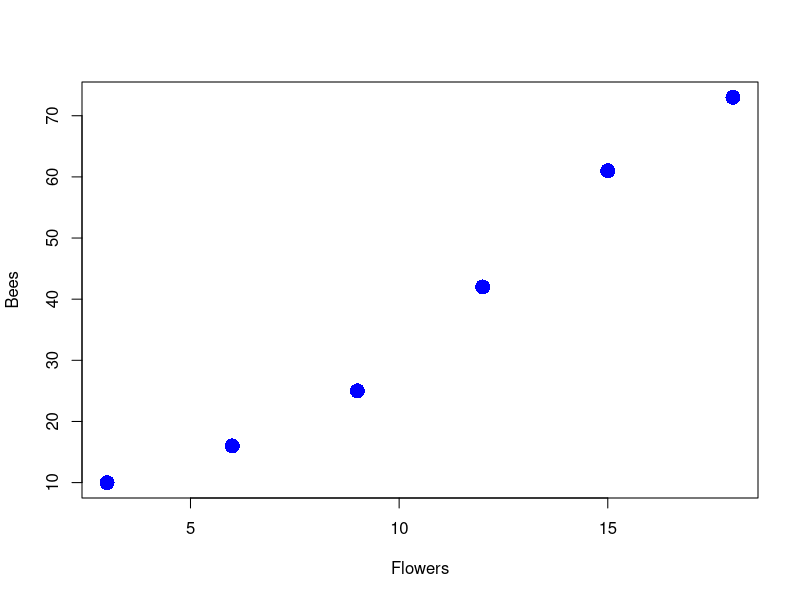
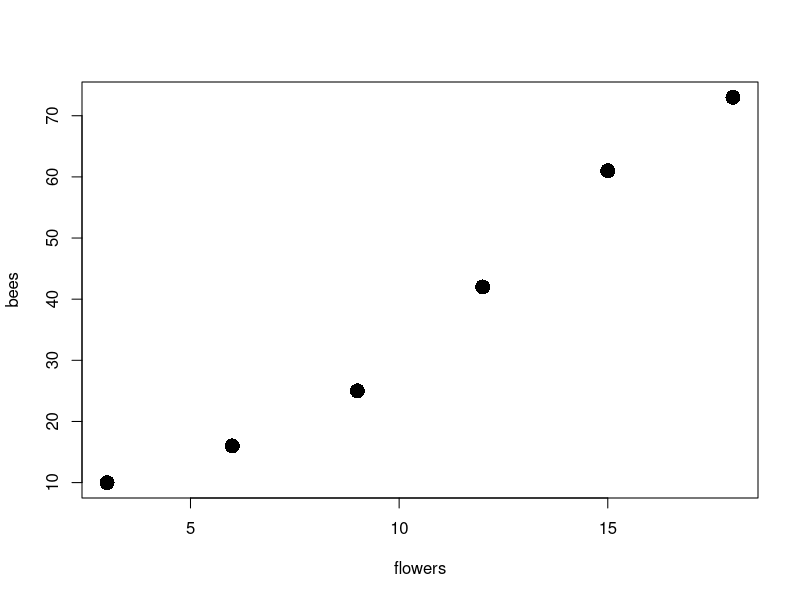
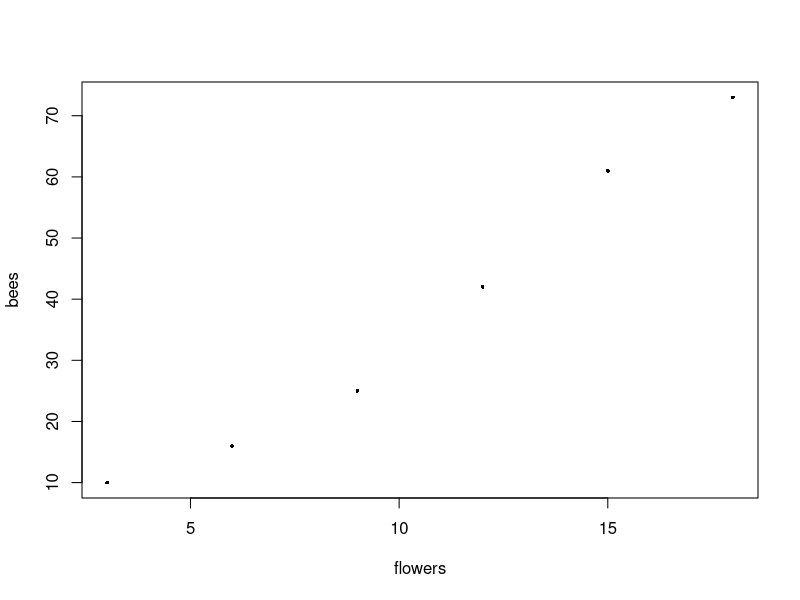
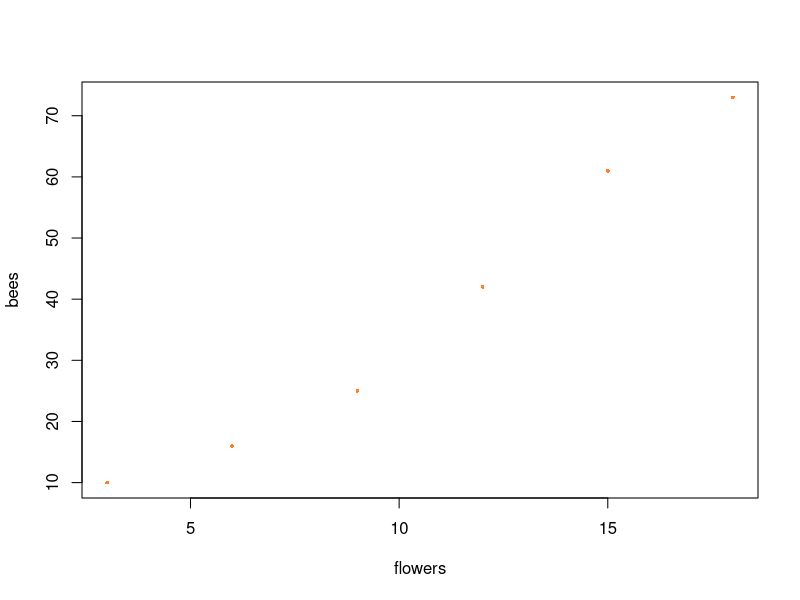

The R script that drew these images, in order:
#First R script

#R as calculator
A <- 6 * 7
B <- 5 * 8
C <- A + B

#Arrays
flowers <- c(3, 6, 9, 12, 15, 18)

bees <- c(10, 16, 25, 42, 61, 73)

plot(flowers, bees, pch=16,  col='blue', cex=2, xlab='Flowers', ylab='Bees') #(X,Y,Simbolo, Colore, Dimensione, LabelX,labelY)

#Examples

#Symbol Dimensions
plot(flowers, bees, pch=16, cex=2) #x2
plot(flowers, bees, pch=16, cex=.5) #x0.5

#Colors
plot(flowers, bees, pch=16, cex=.5, col='chocolate1') 
